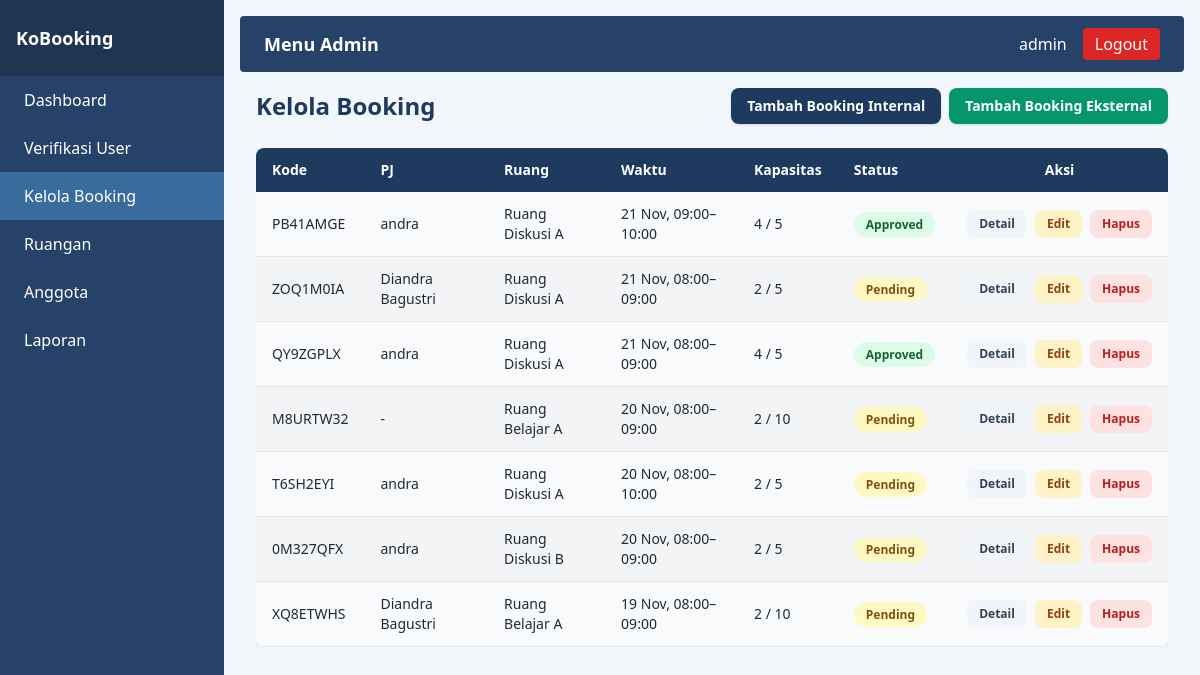
Screenshot of /index.php?controller=adminBooking&action=manage (signed in) with the database file from the repository.
### tables this page shows
CREATE TABLE `bookings` (
  `id_bookings` int NOT NULL,
  `id_pj` int DEFAULT NULL,
  `id_ruangan` int NOT NULL,
  `booking_code` char(8) NOT NULL,
  `guest_name` varchar(100) DEFAULT NULL,
  `guest_email` varchar(100) DEFAULT NULL,
  `guest_phone` varchar(20) DEFAULT NULL,
  `kode_kelompok` varchar(6) DEFAULT NULL,
  `start_time` datetime NOT NULL,
  `end_time` datetime NOT NULL,
  `jumlah_anggota` int NOT NULL DEFAULT '1',
  `is_external` tinyint(1) NOT NULL DEFAULT '0',
  `surat_izin` varchar(255) DEFAULT NULL,
  `reschedule_request` tinyint(1) NOT NULL DEFAULT '0',
  `asal_instansi` varchar(100) DEFAULT NULL,
  `tanggal` date NOT NULL,
  `keperluan` text,
  `group_expire_at` datetime DEFAULT NULL,
  `submitted` tinyint(1) NOT NULL DEFAULT '0'
);

CREATE TABLE `account` (
  `id_account` int NOT NULL,
  `id_registrasi` int DEFAULT NULL,
  `nama` varchar(100) NOT NULL,
  `jurusan` varchar(100) DEFAULT NULL,
  `prodi` varchar(100) DEFAULT NULL,
  `email` varchar(100) NOT NULL,
  `password` varchar(255) NOT NULL,
  `role` enum('mahasiswa','dosen','tendik','admin','super_admin') NOT NULL DEFAULT 'mahasiswa',
  `nim_nip` varchar(30) NOT NULL,
  `unit_jurusan` varchar(100) DEFAULT NULL,
  `angkatan` int DEFAULT NULL,
  `durasi_studi` int DEFAULT NULL,
  `aktif_sampai` date DEFAULT NULL,
  `status_aktif` enum('aktif','nonaktif') NOT NULL DEFAULT 'aktif',
  `created_at` datetime NOT NULL DEFAULT CURRENT_TIMESTAMP
);

CREATE TABLE `ruangan` (
  `id_ruangan` int NOT NULL,
  `nama_ruangan` varchar(100) NOT NULL,
  `kategori` varchar(50) NOT NULL,
  `kapasitas_min` int NOT NULL,
  `kapasitas_max` int NOT NULL,
  `status_operasional` enum('aktif','nonaktif') NOT NULL DEFAULT 'aktif',
  `lokasi` varchar(100) DEFAULT NULL,
  `foto_ruangan` varchar(255) DEFAULT NULL
);

### App/Core/controller.php (called while the page is built, shortened)
<?php
class Controller
{
    protected function view($path, $data = [])
    {
        $file = __DIR__ . '/../views/' . $path . '.php';
        extract($data);
        require $file;
    }
}

### App/controllers/adminbookingcontroller.php (called while the page is built, shortened)
<?php
class AdminBookingController extends Controller
{
    public function manage()
    {
        $bookingModel = new BookingAdmin();
        $page   = isset($_GET['page']) ? (int)$_GET['page'] : 1;
        $limit  = 50;
        $offset = ($page - 1) * $limit;
        $bookings = $bookingModel->getAllForAdmin($limit, $offset);
        $this->view('admin/kelolabooking', [
            'bookings'    => $bookings,
            'currentPage' => $page,
        ]);
    }
}

### App/Core/router.php (called while the page is built, shortened)
<?php
class Router
{
    public function dispatch()
    {
        $action     = $_GET['action'] ?? 'landing';
        $controllerObject = new $controllerName();
        call_user_func([$controllerObject, $action]);
    }
}

### public/index.php (called while the page is built, shortened)
<?php
require __DIR__ . '/../app/core/model.php';
require __DIR__ . '/../app/core/controller.php';
require __DIR__ . '/../app/core/router.php';
require __DIR__ . '/../app/controllers/adminbookingcontroller.php';
require __DIR__ . '/../app/models/bookingadmin.php';
$router = new Router();
$router->dispatch();

### config/database.php (called while the page is built)
<?php
return [
    'host'     => '127.0.0.1',
    'port'     => '3306',
    'dbname'   => 'kubooking',
    'username' => 'root',
    'password' => '',
    'charset'  => 'utf8mb4',
];

### App/Core/model.php (called while the page is built, shortened)
<?php
class Model
{
    protected static $db;
    public function __construct()
    {
        if (!self::$db) {
            $config = require __DIR__ . '/../../config/database.php';
            $dsn = "mysql:host={$config['host']};port={$config['port']};dbname={$config['dbname']};charset={$config['charset']}";
            self::$db = new PDO($dsn, $config['username'], $config['password']);
            self::$db->setAttribute(PDO::ATTR_ERRMODE, PDO::ERRMODE_EXCEPTION);
            self::$db->setAttribute(PDO::ATTR_DEFAULT_FETCH_MODE, PDO::FETCH_ASSOC);
        }
    }
}

### App/models/BookingAdmin.php (called while the page is built, shortened)
<?php
class BookingAdmin extends BookingBase
{
    public function getAllForAdmin($limit = 200, $offset = 0)
    {
        $sql = "
            SELECT
                b.id_bookings,
                b.booking_code,
                b.jumlah_anggota,
                b.start_time,
                b.end_time,
                b.tanggal,
                b.is_external,
                b.guest_name,
                r.nama_ruangan,
                r.kapasitas_max,
                acc.nama AS pj_nama,
                (
                    SELECT bs2.status
                    FROM Booking_status bs2
                    WHERE bs2.id_bookings = b.id_bookings
                    ORDER BY bs2.created_at DESC, bs2.id_status DESC
                    LIMIT 1
                ) AS status
            FROM Bookings b
            LEFT JOIN Account acc ON b.id_pj = acc.id_account
            LEFT JOIN Ruangan r ON b.id_ruangan = r.id_ruangan
            ORDER BY b.tanggal DESC, b.start_time DESC
            LIMIT :limit OFFSET :offset
        ";
        $stmt = self::$db->prepare($sql);
        $stmt->bindValue(':limit',  (int)$limit,  PDO::PARAM_INT);
        $stmt->bindValue(':offset', (int)$offset, PDO::PARAM_INT);
        $stmt->execute();
        $rows = $stmt->fetchAll(PDO::FETCH_ASSOC);
        $result = [];
        foreach ($rows as $row) {
            $start = strtotime($row['start_time']);
            $end   = strtotime($row['end_time']);
            $tanggalLabel = date('d M', strtotime($row['tanggal']));
            $jamLabel     = date('H:i', $start) . '–' . date('H:i', $end);
            $pjName = $row['pj_nama'] ?: ($row['guest_name'] ?: '-');
            $result[] = [
                'id'        => $row['id_bookings'],
                'kode'      => $row['booking_code'],
                'pj'        => $pjName,
                'ruang'     => $row['nama_ruangan'] ?? '-',
                'waktu'     => $tanggalLabel . ', ' . $jamLabel,
                'kapasitas' => ($row['jumlah_anggota'] ?? 0) . ' / ' . ($row['kapasitas_max'] ?? '-'),
                'status'    => $row['status'] ?? 'pending',
            ];
        }
        return $result;
    }
}

### App/views/admin/kelolabooking.php (the view, shortened to what this page needs)
<!DOCTYPE html>
<html lang="id">
<head>
    <script src="https://cdn.tailwindcss.com"></script>
</head>
<body class="bg-[#f2f7fc] text-gray-800 flex">
    <?php
    $sidebarPath = __DIR__ . '/../layout/sidebar.php';
    if (file_exists($sidebarPath)) {
        include $sidebarPath;
    }
    ?>
    <div class="flex-1 flex flex-col h-screen overflow-y-auto">
        <div class="m-4">
            <?php
            $navPath = __DIR__ . '/../layout/nav-admin.php';
            if (file_exists($navPath)) {
                include $navPath;
            }
            ?>
        </div>
        <div class="px-8 pb-10 space-y-6">
            <div class="flex items-center justify-between">
                <h1 class="text-2xl font-bold text-[#1e3a5f]">Kelola Booking</h1>
                <div class="flex gap-2">
                    <a href="index.php?controller=adminBooking&action=createInternal"
                        class="inline-flex items-center px-4 py-2 rounded-lg text-sm font-semibold
                              bg-[#1e3a5f] text-white hover:bg-[#163152] shadow">
                        Tambah Booking Internal
                    </a>
                    <a href="index.php?controller=adminBooking&action=createExternal"
                        class="inline-flex items-center px-4 py-2 rounded-lg text-sm font-semibold
                              bg-emerald-600 text-white hover:bg-emerald-700 shadow">
                        Tambah Booking Eksternal
                    </a>
                </div>
            </div>
            <?php
            $bookings = $bookings ?? ($pendingBookings ?? []);
            ?>
            <div class="overflow-x-auto mt-4">
                <table class="min-w-full border-collapse bg-white shadow rounded-lg overflow-hidden">
                    <thead>
                        <tr class="bg-[#1e3a5f] text-white text-left text-sm">
                            <th class="px-4 py-3">Kode</th>
                            <th class="px-4 py-3">PJ</th>
                            <th class="px-4 py-3">Ruang</th>
                            <th class="px-4 py-3">Waktu</th>
                            <th class="px-4 py-3">Kapasitas</th>
                            <th class="px-4 py-3">Status</th>
                            <th class="px-4 py-3 text-center">Aksi</th>
                        </tr>
                    </thead>
                    <tbody>
                        <?php if (!empty($bookings)): ?>
                            <?php foreach ($bookings as $i => $b): ?>
                                <?php
                                $id     = (int)($b['id'] ?? $b['id_bookings'] ?? 0);
                                $status = strtolower($b['status'] ?? 'pending');
                                $badgeClass = 'bg-yellow-100 text-yellow-800';
                                if ($status === 'approved')   $badgeClass = 'bg-green-100 text-green-800';
                                ?>
                                <tr class="<?= $i % 2 === 0 ? 'bg-gray-50' : 'bg-gray-100'; ?> text-sm text-gray-800 border-b">
                                    <td class="px-4 py-3">
                                        <?= htmlspecialchars($b['kode'] ?? $b['booking_code'] ?? '-') ?>
                                    </td>
                                    <td class="px-4 py-3">
                                        <?= htmlspecialchars($b['pj'] ?? '-') ?>
                                    </td>
                                    <td class="px-4 py-3">
                                        <?= htmlspecialchars($b['ruang'] ?? '-') ?>
                                    </td>
                                    <td class="px-4 py-3">
                                        <?= htmlspecialchars($b['waktu'] ?? '-') ?>
                                    </td>
                                    <td class="px-4 py-3">
                                        <?= htmlspecialchars($b['kapasitas'] ?? '-') ?>
                                    </td>
                                    <td class="px-4 py-3">
                                        <span class="px-3 py-1 rounded-full text-xs font-semibold <?= $badgeClass ?>">
                                            <?= htmlspecialchars(ucfirst($status)) ?>
                                        </span>
                                    </td>
                                    <td class="px-4 py-3 text-center">
                                        <div class="flex items-center justify-center gap-2">
                                            <a href="index.php?controller=adminBooking&action=detail&id=<?= $id ?>"
                                                class="inline-flex items-center px-3 py-1.5 rounded-lg text-xs font-semibold
                                                      bg-slate-100 text-slate-700 hover:bg-slate-200">
                                                Detail
                                            </a>
                                            <a href="index.php?controller=adminBooking&action=edit&id=<?= $id ?>"
                                                class="inline-flex items-center px-3 py-1.5 rounded-lg text-xs font-semibold
                                                      bg-amber-100 text-amber-800 hover:bg-amber-200">
                                                Edit
                                            </a>
                                            <form action="index.php?controller=adminBooking&action=delete" method="POST"
                                                onsubmit="return confirm('Yakin ingin menghapus booking ini?');">
                                                <button type="submit"
                                                    class="inline-flex items-center px-3 py-1.5 rounded-lg text-xs font-semibold
                                                               bg-red-100 text-red-700 hover:bg-red-200">
                                                    Hapus
                                                </button>
                                            </form>
                                        </div>
                                    </td>
                                </tr>
                            <?php endforeach; ?>
                        <?php endif; ?>
                    </tbody>
                </table>
            </div>
        </div>
    </div>
</body>
</html>

### App/views/layout/sidebar.php (shortened to what this page needs)
<div class="w-56 min-h-screen bg-[#274269] text-white flex flex-col">
  <div class="py-6 px-4 bg-[#1f3552]">
    <h1 class="text-lg font-semibold">KoBooking</h1>
  </div>
  <nav class="flex-1">
    <ul>
      <li class="<?= ($_GET['action'] ?? '') === 'home' ? 'bg-[#396b9c]' : '' ?>">
        <a href="index.php?controller=admin&action=home" class="block px-6 py-3">Dashboard</a>
      </li>
      <li class="<?= ($_GET['action'] ?? '') === 'verifikasiUser' ? 'bg-[#396b9c]' : '' ?>">
        <a href="index.php?controller=admin&action=verifikasiUser" class="block px-6 py-3">Verifikasi User</a>
      </li>
      <li class="<?= ($_GET['controller'] ?? '') === 'adminBooking' && ($_GET['action'] ?? '') === 'manage' ? 'bg-[#396b9c]' : '' ?>">
        <a href="index.php?controller=adminBooking&action=manage" class="block px-6 py-3">Kelola Booking</a>
      </li>
      <li class="<?= ($_GET['action'] ?? '') === 'ruangan' ? 'bg-[#396b9c]' : '' ?>">
        <a href="index.php?controller=admin&action=ruangan" class="block px-6 py-3">Ruangan</a>
      </li>
      <li class="<?= ($_GET['action'] ?? '') === 'anggota' ? 'bg-[#396b9c]' : '' ?>">
        <a href="index.php?controller=admin&action=anggota" class="block px-6 py-3">Anggota</a>
      </li>
      <li class="<?= ($_GET['action'] ?? '') === 'laporan' ? 'bg-[#396b9c]' : '' ?>">
        <a href="index.php?controller=admin&action=laporan" class="block px-6 py-3">Laporan</a>
      </li>
    </ul>
  </nav>
</div>

### App/views/layout/nav-admin.php (shortened to what this page needs)
<div class="flex justify-between items-center bg-[#274269] text-white px-6 py-3 rounded relative">
  <h2 class="text-lg font-semibold">Menu Admin</h2>
  <div class="flex items-center space-x-4">
    <span><?= htmlspecialchars($_SESSION['user']['nama'] ?? 'Admin') ?></span>
    <button id="logoutBtn" class="bg-red-600 hover:bg-red-700 text-white px-3 py-1 rounded">
      Logout
    </button>
  </div>
</div>

### rows the page displays
bookings: booking_code "PB41AMGE", id_pj.nama "andra", id_ruangan.nama_ruangan "Ruang Diskusi A", waktu "21 Nov, 09:00–10:00", kapasitas "4 / 5", status "Approved"
bookings: booking_code "ZOQ1M0IA", id_pj.nama "Diandra Bagustri", id_ruangan.nama_ruangan "Ruang Diskusi A", waktu "21 Nov, 08:00–09:00", kapasitas "2 / 5", status "Pending"
bookings: booking_code "QY9ZGPLX", id_pj.nama "andra", id_ruangan.nama_ruangan "Ruang Diskusi A", waktu "21 Nov, 08:00–09:00", kapasitas "4 / 5", status "Approved"
bookings: booking_code "M8URTW32", pj "-", id_ruangan.nama_ruangan "Ruang Belajar A", waktu "20 Nov, 08:00–09:00", kapasitas "2 / 10", status "Pending"
bookings: booking_code "T6SH2EYI", id_pj.nama "andra", id_ruangan.nama_ruangan "Ruang Diskusi A", waktu "20 Nov, 08:00–10:00", kapasitas "2 / 5", status "Pending"
bookings: booking_code "0M327QFX", id_pj.nama "andra", id_ruangan.nama_ruangan "Ruang Diskusi B", waktu "20 Nov, 08:00–09:00", kapasitas "2 / 5", status "Pending"
bookings: booking_code "XQ8ETWHS", id_pj.nama "Diandra Bagustri", id_ruangan.nama_ruangan "Ruang Belajar A", waktu "19 Nov, 08:00–09:00", kapasitas "2 / 10", status "Pending"

### other values shown
$_SESSION['user']['nama'] "admin"
